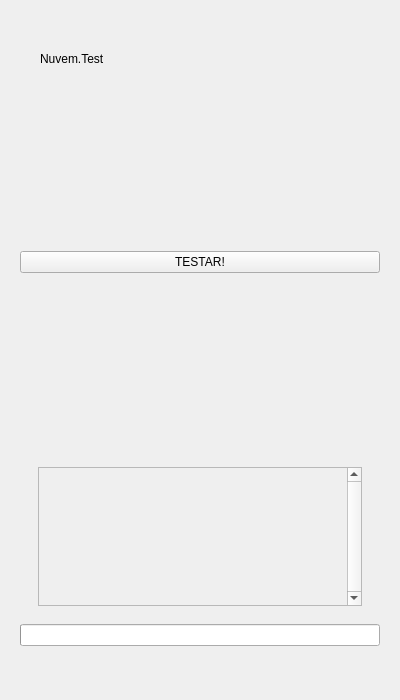
<?xml version="1.0" encoding="UTF-8"?>
<ui version="4.0">
 <class>MainWindow</class>
 <widget class="QMainWindow" name="MainWindow">
  <property name="windowTitle">
   <string>NetBR</string>
  </property>
  <property name="minimumSize">
   <size>
    <width>400</width>
    <height>700</height>
   </size>
  </property>
  <widget class="QWidget" name="centralwidget">
   <layout class="QVBoxLayout" name="main_layout">
    <property name="spacing">
     <number>0</number>
    </property>
    <property name="leftMargin">
     <number>20</number>
    </property>
    <property name="topMargin">
     <number>20</number>
    </property>
    <property name="rightMargin">
     <number>20</number>
    </property>
    <property name="bottomMargin">
     <number>20</number>
    </property>
    <!-- Top Box -->
    <item>
     <widget class="QWidget" name="top_box">
      <layout class="QVBoxLayout" name="top_layout">
       <property name="spacing">
        <number>8</number>
       </property>
       <property name="leftMargin">
        <number>20</number>
       </property>
       <property name="topMargin">
        <number>10</number>
       </property>
       <property name="rightMargin">
        <number>20</number>
       </property>
       <property name="bottomMargin">
        <number>10</number>
       </property>
       <item>
        <widget class="QLabel" name="cloud_icon"/>
       </item>
       <item>
        <widget class="QLabel" name="top_label">
         <property name="text">
          <string>Nuvem.Test</string>
         </property>
        </widget>
       </item>
      </layout>
     </widget>
    </item>
    <!-- Spacer Top -->
    <item>
     <spacer name="spacer_top">
      <property name="orientation">
       <enum>Qt::Vertical</enum>
      </property>
      <property name="sizeHint" stdset="0">
       <size>
        <width>20</width>
        <height>40</height>
       </size>
      </property>
     </spacer>
    </item>
    <!-- Button -->
    <item>
     <widget class="QPushButton" name="button">
      <property name="text">
       <string>TESTAR!</string>
      </property>
      <property name="minimumHeight">
       <number>80</number>
      </property>
     </widget>
    </item>
    <!-- Spacer Bottom -->
    <item>
     <spacer name="spacer_bottom">
      <property name="orientation">
       <enum>Qt::Vertical</enum>
      </property>
      <property name="sizeHint" stdset="0">
       <size>
        <width>20</width>
        <height>40</height>
       </size>
      </property>
     </spacer>
    </item>
    <!-- Text Box -->
    <item>
     <widget class="QWidget" name="text_box">
      <layout class="QVBoxLayout" name="text_box_layout">
       <property name="leftMargin">
        <number>18</number>
       </property>
       <property name="topMargin">
        <number>18</number>
       </property>
       <property name="rightMargin">
        <number>18</number>
       </property>
       <property name="bottomMargin">
        <number>18</number>
       </property>
       <item>
        <widget class="QScrollArea" name="scroll_area">
         <property name="widgetResizable">
          <bool>true</bool>
         </property>
         <property name="verticalScrollBarPolicy">
          <enum>Qt::ScrollBarAlwaysOn</enum>
         </property>
         <property name="horizontalScrollBarPolicy">
          <enum>Qt::ScrollBarAlwaysOff</enum>
         </property>
         <widget class="QWidget" name="scrollAreaWidgetContents">
          <layout class="QVBoxLayout" name="verticalLayout">
           <item>
            <widget class="QLabel" name="label"/>
           </item>
          </layout>
         </widget>
        </widget>
       </item>
      </layout>
     </widget>
    </item>
    <!-- Progress Bar -->
    <item>
     <widget class="QProgressBar" name="progress_bar"/>
    </item>
    <!-- Bottom Box -->
    <item>
     <widget class="QWidget" name="bottom_box">
      <layout class="QVBoxLayout" name="bottom_layout">
       <property name="spacing">
        <number>8</number>
       </property>
       <property name="leftMargin">
        <number>20</number>
       </property>
       <property name="topMargin">
        <number>10</number>
       </property>
       <property name="rightMargin">
        <number>20</number>
       </property>
       <property name="bottomMargin">
        <number>10</number>
       </property>
       <item>
        <widget class="QLabel" name="mersen_logo"/>
       </item>
      </layout>
     </widget>
    </item>
   </layout>
  </widget>
 </widget>
 <resources/>
 <connections/>
</ui>
